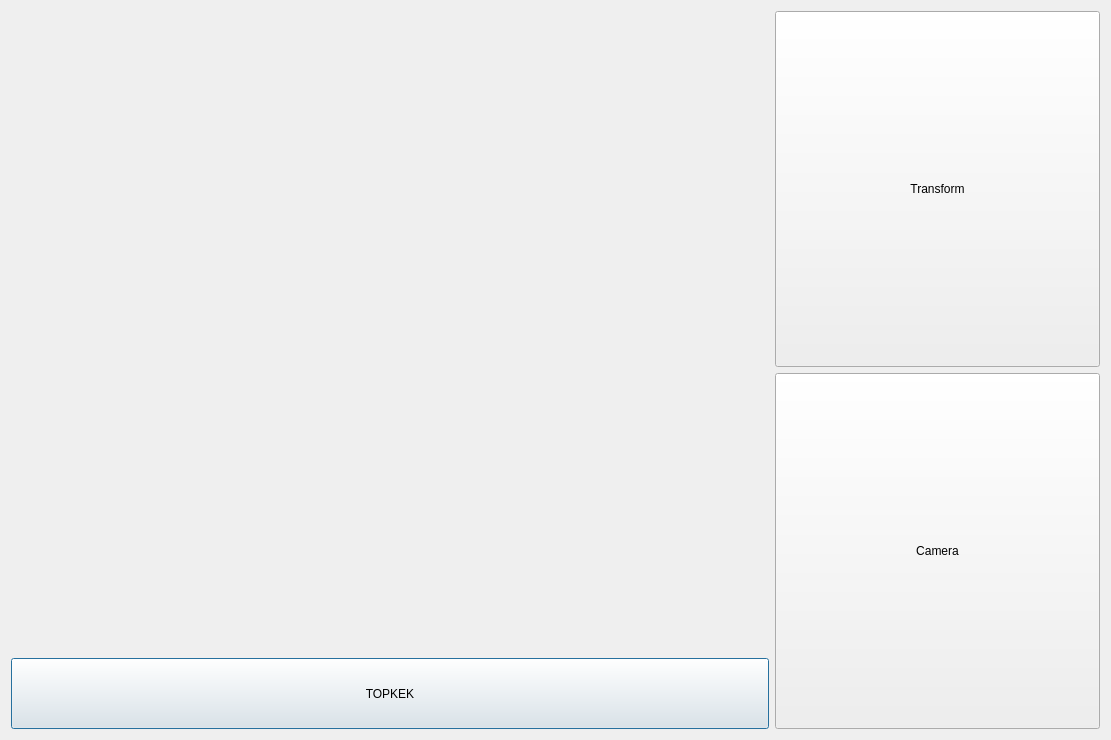
<?xml version="1.0" encoding="UTF-8"?>
<ui version="4.0">
 <class>WindowMain</class>
 <widget class="QWidget" name="WindowMain">
  <property name="geometry">
   <rect>
    <x>0</x>
    <y>0</y>
    <width>1111</width>
    <height>740</height>
   </rect>
  </property>
  <property name="sizePolicy">
   <sizepolicy hsizetype="Preferred" vsizetype="Preferred">
    <horstretch>0</horstretch>
    <verstretch>0</verstretch>
   </sizepolicy>
  </property>
  <property name="windowTitle">
   <string>Bang Editor</string>
  </property>
  <layout class="QVBoxLayout" name="verticalLayout_3">
   <item>
    <layout class="QHBoxLayout" name="horizontalLayout_2" stretch="70,30">
     <item>
      <layout class="QVBoxLayout" name="verticalLayout_2" stretch="90,10">
       <property name="sizeConstraint">
        <enum>QLayout::SetDefaultConstraint</enum>
       </property>
       <item>
        <widget class="Canvas" name="canvas" native="true">
         <property name="enabled">
          <bool>true</bool>
         </property>
         <property name="sizePolicy">
          <sizepolicy hsizetype="Preferred" vsizetype="Preferred">
           <horstretch>0</horstretch>
           <verstretch>0</verstretch>
          </sizepolicy>
         </property>
         <property name="minimumSize">
          <size>
           <width>0</width>
           <height>0</height>
          </size>
         </property>
        </widget>
       </item>
       <item>
        <widget class="QPushButton" name="pushButton_2">
         <property name="sizePolicy">
          <sizepolicy hsizetype="Preferred" vsizetype="Preferred">
           <horstretch>0</horstretch>
           <verstretch>0</verstretch>
          </sizepolicy>
         </property>
         <property name="text">
          <string>TOPKEK</string>
         </property>
         <property name="default">
          <bool>true</bool>
         </property>
        </widget>
       </item>
      </layout>
     </item>
     <item>
      <layout class="QVBoxLayout" name="verticalLayout_5">
       <item>
        <widget class="QPushButton" name="pushButton_4">
         <property name="sizePolicy">
          <sizepolicy hsizetype="Preferred" vsizetype="Preferred">
           <horstretch>1</horstretch>
           <verstretch>1</verstretch>
          </sizepolicy>
         </property>
         <property name="text">
          <string>Transform</string>
         </property>
         <property name="shortcut">
          <string notr="true"/>
         </property>
        </widget>
       </item>
       <item>
        <widget class="QPushButton" name="pushButton_3">
         <property name="sizePolicy">
          <sizepolicy hsizetype="Preferred" vsizetype="Preferred">
           <horstretch>1</horstretch>
           <verstretch>1</verstretch>
          </sizepolicy>
         </property>
         <property name="text">
          <string>Camera</string>
         </property>
         <property name="shortcut">
          <string notr="true"/>
         </property>
        </widget>
       </item>
      </layout>
     </item>
    </layout>
   </item>
  </layout>
 </widget>
 <customwidgets>
  <customwidget>
   <class>Canvas</class>
   <extends>QWidget</extends>
   <header>Canvas.h</header>
   <container>1</container>
   <slots>
    <slot>OnTopKekPressed()</slot>
   </slots>
  </customwidget>
 </customwidgets>
 <resources/>
 <connections>
  <connection>
   <sender>pushButton_2</sender>
   <signal>clicked()</signal>
   <receiver>canvas</receiver>
   <slot>OnTopKekPressed()</slot>
   <hints>
    <hint type="sourcelabel">
     <x>454</x>
     <y>697</y>
    </hint>
    <hint type="destinationlabel">
     <x>483</x>
     <y>622</y>
    </hint>
   </hints>
  </connection>
 </connections>
</ui>
